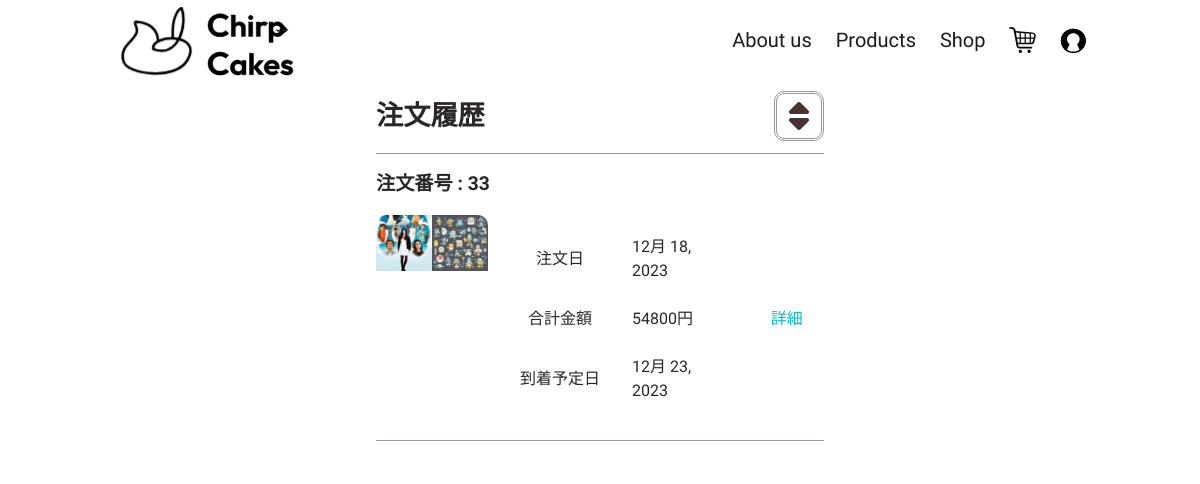
Before: /main/orderhistory (signed in) with the older database file.
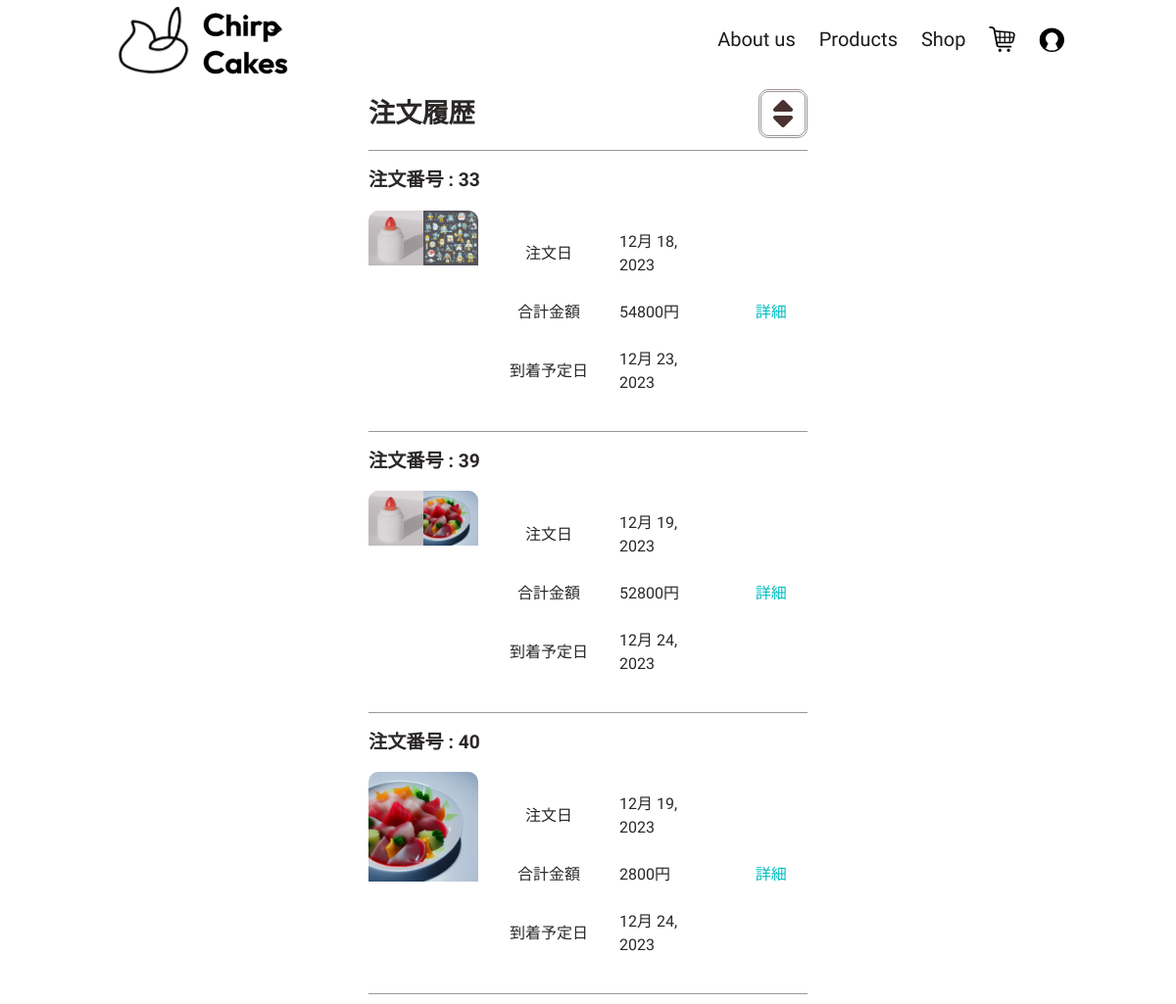
After: the same page with the newer database file.
### main/models.py (models this page shows, shortened)
class OrderTable(models.Model):
    class Meta:
        verbose_name = _('注文テーブル')
        verbose_name_plural = _('注文テーブル')
    PAY_CHOICE = [
        (1, 'クレジットカード'),
        (2, '代金引換'),
        (3, '後払い決済'),
        (4, '振込')
    ]
    order_id = models.AutoField(primary_key=True, unique=True, verbose_name='注文ID', editable=False)
    user_id = models.ForeignKey(settings.AUTH_USER_MODEL, on_delete=models.CASCADE)
    post = models.TextField(verbose_name='郵便番号', default='', max_length=84, blank=False, validators=[RegexValidator(r'^[0-9]{3}-[0-9]{4}$',)])
    pref = models.TextField(verbose_name='都道府県', default='', max_length=20, blank=False)
    address = models.TextField(verbose_name='住所詳細', default='', max_length=255, blank=False)
    postage = models.IntegerField(verbose_name='送料', default=0, validators=[MinValueValidator(1), MaxValueValidator(9999)])
    town = models.CharField(verbose_name='市町村', max_length=255, default='')
    to_firstname = models.TextField(verbose_name='送り先(名前)',default='', blank=False)
    to_lastname = models.TextField(verbose_name='送り先(苗字)', default='',blank=False)
    create = models.DateField(auto_now_add=True, verbose_name='注文確定日')
    ordered = models.BooleanField(default=False, verbose_name='発送状況')
    arrive = models.DateField(verbose_name='到着予定日')
    pay = models.IntegerField(verbose_name='支払方法', choices=PAY_CHOICE, unique=False, default=1, blank=False)
    total_pay = models.IntegerField(verbose_name='合計金額', default=1)

class OrderDetailTable(models.Model):
    class Meta:
        verbose_name = _('注文詳細テーブル')
        verbose_name_plural = _('注文詳細テーブル')
    detail_id = models.AutoField(primary_key=True, unique=True, verbose_name='注文詳細ID', editable=False)
    order_id = models.ForeignKey(OrderTable, on_delete=models.CASCADE, verbose_name='注文ID', related_name='related_order')
    item_id = models.ForeignKey(ItemTable, on_delete=models.CASCADE, verbose_name='商品ID', related_name='related_order_item')
    quantity = models.IntegerField(verbose_name='数量', default=0, validators=[MinValueValidator(0), MaxValueValidator(1000)])

class ItemTable(models.Model):
    class Meta:
        verbose_name = _('商品テーブル')
        verbose_name_plural = _('商品テーブル')
    item_id = models.AutoField(primary_key=True, unique=True, verbose_name='商品ID', editable=False)
    item_name = models.TextField(max_length=30, unique=True, verbose_name='商品名')
    item_name_eng = models.TextField(default=f'',max_length=50, verbose_name='商品名(english)')
    item_img = models.ImageField(default='main/item/default_img.jpg', upload_to=saveItemPath)
    price = models.IntegerField(verbose_name='値段/個')
    sale_flg = models.BooleanField(default=True, verbose_name='販売ステータス')
    slug = models.SlugField(null=True, blank=True, max_length=20, default=f'')

### main/views.py (the view)
# urls.py: path('orderhistory', views.OrderHistory.as_view(), name="orderhistory"),
class OrderHistory(LoginRequiredMixin, TemplateView):
    template_name = 'main/orderhistory.html'
    params = {
        'status':0
    }
    def get(self, request, *args, **kwargs):
        if OrderTable.objects.filter(user_id=request.user, ordered=False).exists():
            order = OrderTable.objects.prefetch_related('related_order').filter(user_id=request.user, ordered=False)
            if 'filter' in request.GET:
                if request.GET['filter'] == '1':
                    self.params['data'] = order.order_by('total_pay')
                elif request.GET['filter'] == '2':
                    self.params['data'] = order.order_by('-total_pay')
                else:
                    self.params['data'] = order
            else:
                self.params['data'] = order
            self.params['status'] = 1
        else:
            self.params['status'] = 0
        return render(request, self.template_name, context=self.params)

### templates/main/orderhistory.html (shortened to what this page needs)
{% load static %}
<!DOCTYPE html>
<html lang="ja">
<head>
    <link rel="stylesheet" href="{% static 'main/css/main.css' %}">
    <link href="https://use.fontawesome.com/releases/v5.0.6/css/all.css" rel="stylesheet">
</head>
<body>
    {% include 'main/component/banner.html' %}
    <div id="root">
        <main id="orderhistory">
            {% if status %}
            <div class="order-header">
                <div class="order-title">
                    注文履歴
                </div>
                <div class="order-filter">
                    <div class="filter-btn" id="filter">
                        <i class="fa-solid fa-sort"></i>
                    </div>
                </div>
            </div>
            {% for item in data %}
            <div class="order-block">
                <div class="order-title">
                    <a href="{% url 'main:orderdetail' item.order_id %}">
                        注文番号 : {{ item.order_id}}</a>
                </div>
                <div class="order-data">
                    <a href="{% url 'main:orderdetail' item.order_id %}" class="order-img">
                        {% for img in item.related_order.all %}
                        <img src="{{ MEDIA_URL }}{{ img.item_id.item_img }}" alt="" class="item-img">
                        {% endfor %}
                    </a>
                    <div class="field">
                        <div class="data">
                            <div class="head">
                                注文日
                            </div>
                            <div class="body">
                                {{ item.create }}
                            </div>
                            <div class="head">
                                合計金額
                            </div>
                            <div class="body">
                                {{ item.total_pay|add:item.postage }}円
                            </div>
                            <div class="head">
                                到着予定日
                            </div>
                            <div class="body">
                                {{ item.arrive }}
                            </div>
                        </div>
                    </div>
                    <div class="order-link">
                        <a href="{% url 'main:orderdetail' item.order_id %}">
                            詳細
                        </a>
                    </div>
                </div>
            </div>
            {% endfor %}
            {% endif %}
        </main>
    </div>
</body>
</html>

### templates/main/component/banner.html (shortened to what this page needs)
<header id="header" class="header-flex">
    <div class="company-title-base" role="img" aria-label="Chirp Cakes">
        <div class="logo-box">
            <div class="logo-icon">
                <a href="{% url 'main:index' %}">
                </a>
            </div>
        </div>
        <div class="chirpcakes-logo">
            <a href="{% url 'main:index' %}">
            </a>
        </div>
    </div>
    <nav class="nav">
        <ul class="nav-flex">
            <li class="nav-link"><a href="{% url 'main:index' %}">About us</a></li>
            <li class="nav-link"><a href="{% url 'main:item' %}">Products</a></li>
            <li class="nav-link"><a href="{% url 'main:item' %}">Shop</a></li>
            <li class="nav-link nav-icon">
                <a href="{% url 'main:order' %}">
                    <img src="../../static/main/image/cart.svg" alt="ShopCart" class="cart">
                </a>
            </li>
            {% if request.user.id %}
            <li class="nav-link nav-icon">
                <a href="{% url 'main:mypage' %}">
                    <img src="../../static/main/image/mypage.svg" alt="MyPage">
                </a>
            </li>
            {% else %}
            <div class="user-signin">
                <li class="nav-link"><a href="{% url 'main:CreateUser' %}">新規登録</a></li>
            </div>
            {% endif %}
        </ul>
    </nav>
</header>

Changed rows visible on the page:
changed through a linked row, OrderDetailTable (number 1 of 5 on the later page): item_id.item_img: a different picture
added OrderTable: order_id "39", create "12月 19, 2023", total_pay|add "52800", arrive "12月 24, 2023"
added OrderDetailTable: item_id.item_img (picture), shown under "39"
added OrderDetailTable: item_id.item_img (picture), shown under "39"
added OrderTable: order_id "40", create "12月 19, 2023", total_pay|add "2800", arrive "12月 24, 2023"
added OrderDetailTable: item_id.item_img (picture), shown under "40"
